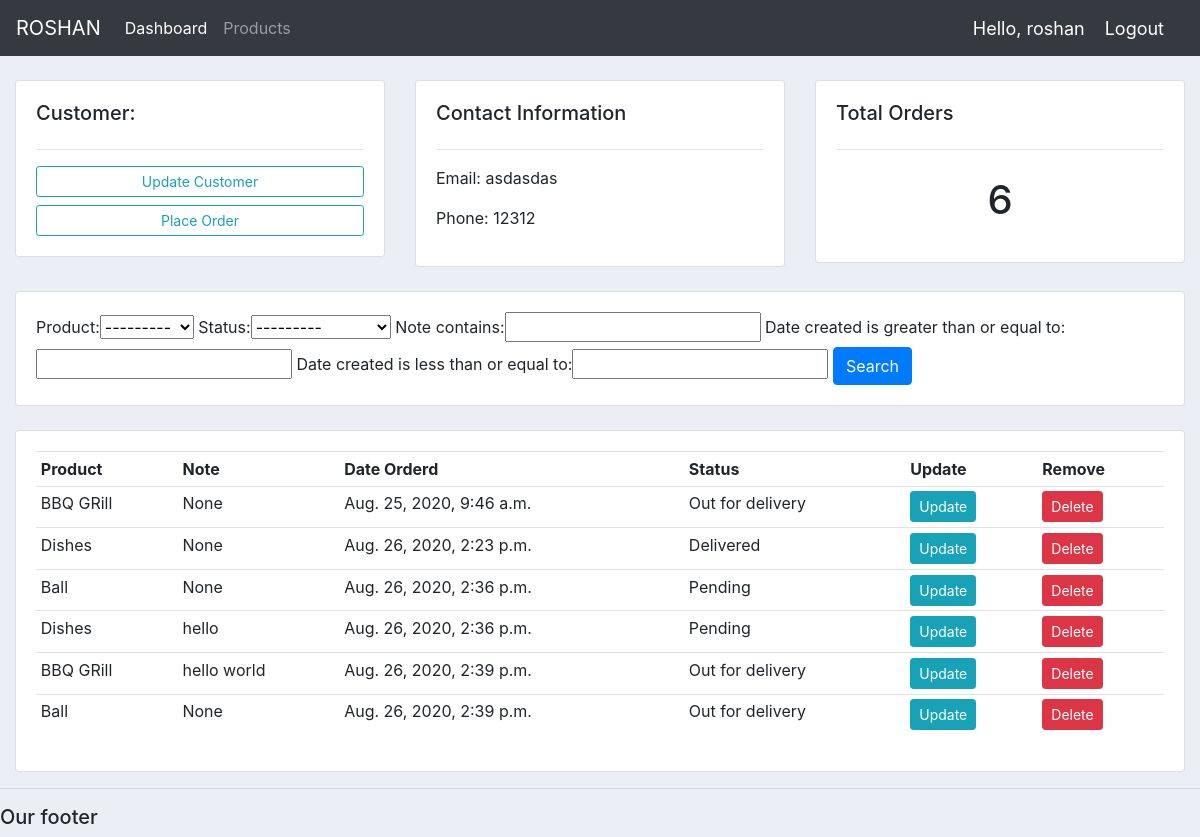
Screenshot of /customers/1/ (signed in) with the database file from the repository.
### accounts/models.py (models this page shows, shortened)
class Customers(models.Model):
    user = models.OneToOneField(User, null=True, blank=True, on_delete=models.CASCADE)
    name = models.CharField(max_length=200, null=True)
    phone = models.CharField(max_length=200, null=True)
    email = models.CharField(max_length=200, null=True)
    profile_pic = models.ImageField(default='profile_pic.jpg', null=True, blank=True)
    date_created = models.DateTimeField(auto_now_add=True, null=True)

class Order(models.Model):
    STATUS = (
        ('Pending', 'Pending'),
        ('Out for delivery', 'Out for delivery'),
        ('Delivered', 'Delivered'),
    )
    customer = models.ForeignKey(Customers, null=True, on_delete=models.SET_NULL)
    product = models.ForeignKey(Product, null=True, on_delete=models.SET_NULL)
    date_created = models.DateTimeField(auto_now_add=True, null=True)
    status = models.CharField(max_length=200, null=True, choices=STATUS)
    note = models.CharField(max_length=1000, null=True)

class Product(models.Model):
    CATEGORY = (
        ('Indoor', 'Indoor'),
        ('Outdoor', 'Outdoor',)
    )
    name = models.CharField(max_length=200, null=True)
    price = models.FloatField(null=True)
    category = models.CharField(max_length=200, null=True, choices=CATEGORY)
    description = models.CharField(max_length=200, null=True, blank=True)
    date_created = models.DateTimeField(auto_now_add=True, null=True)
    tags = models.ManyToManyField(Tag)
    def __str__(self):
        return self.name

### accounts/decorators.py (the view)
        def wrapper_func(request, *args, **kwargs):
            group = None
            if request.user.groups.exists():
                group = request.user.groups.all()[0].name
            if group in allowed_roles:
                return view_func(request, *args, **kwargs)
            else:
                return HttpResponse('You are not authorised to view this page.')

### accounts/views.py (called while the page is built)
@login_required(login_url='login')
@allowed_users(allowed_roles=['admin'])
def customers(request, pk):
    customers = Customers.objects.get(id=pk)
    orders = customers.order_set.all()
    order_count = orders.count()
    myFilter = OrderFilter(request.GET, queryset=orders)
    orders = myFilter.qs
    context = {'customers': customers, 'orders':orders, 'order_count':order_count, 'myFilter':myFilter}
    return render(request, 'customers.html', context)

### accounts/templates/customers.html
{%  extends 'main.html' %}
{% block content %}
   	<br>
<div class="row">
	<div class="col-md">
		<div class="card card-body">
			<h5>Customer:</h5>
			<hr>
			<a class="btn btn-outline-info  btn-sm btn-block" href="">Update Customer</a>
			<a class="btn btn-outline-info  btn-sm btn-block" href="{%url 'create_order' customers.id %}">Place Order</a>
		</div>
	</div>
	<div class="col-md">
		<div class="card card-body">
			<h5>Contact Information</h5>
			<hr>
			<p>Email: {{customers.email}}</p>
			<p>Phone: {{customers.phone}}</p>
		</div>
	</div>
	<div class="col-md">
		<div class="card card-body">
			<h5>Total Orders</h5>
			<hr>
			<h1 style="text-align: center;padding: 10px">{{order_count}}</h1>
		</div>
	</div>
</div>
<br>
<div class="row">
	<div class="col">
		<div class="card card-body">
			<form method="get">
				{{myFilter.form}}
		    <button class="btn btn-primary" type="submit">Search</button>
		  </form>
		</div>
	</div>
</div>
<br>
<div class="row">
	<div class="col-md">
		<div class="card card-body">
			<table class="table table-sm">
				<tr>
					<th>Product</th>
					<th>Note</th>
					<th>Date Orderd</th>
					<th>Status</th>
					<th>Update</th>
					<th>Remove</th>
				</tr>
				{% for order in orders %}
				<tr>
						<td>{{order.product}}</td>
						<td>{{order.note}}</td>
						<td>{{order.date_created}}</td>
						<td>{{order.status}}</td>
						<td><a class="btn btn-sm btn-info" href="{% url 'update_order' order.id %}">Update</a></td>
						<td><a class="btn btn-sm btn-danger" href="{% url 'delete_order' order.id %}">Delete</a></td>
				</tr>
				{% endfor %}
			</table>
		</div>
	</div>
</div>
{% endblock  %}

### accounts/templates/navbar.html (shortened to what this page needs)
{% load static %}
<nav class="navbar navbar-expand-lg navbar-dark bg-dark">
  <a class="navbar-brand" href="#">ROSHAN</a>
  <div class="collapse navbar-collapse" id="navbarNav">
    <ul class="navbar-nav">
    {% if request.user.is_staff %}
      <li class="nav-item active">
        <a class="nav-link" href="{% url 'home' %}">Dashboard </a>
      </li>
      <li class="nav-item">
        <a class="nav-link" href="{% url 'products' %}">Products</a>
      </li>
    {% else %}
      <li class="nav-item">
        <a class="nav-link" href="{% url 'accounts' %}">Settings</a>
      </li>
     {% endif %}
    </ul>
  </div>
<span class="hello-msg"> Hello, {{request.user}}</span>
<span> <a class="hello-msg" href={% url 'logout' %} >Logout</a> </span>
</nav>

### static/css/main.css (style rules this page uses)
body { background-color: #ebeff5; }

### accounts/templates/navbar.html (style rules this page uses)
.hello-msg { font-size: 18px; color:#fff; margin-right: 20px; }

### rows the page displays
Customers: email "asdasdas", phone "12312"
Order: product "BBQ GRill", note "None", date_created "Aug. 25, 2020, 9:46 a.m.", status "Out for delivery"
Order: product "Dishes", note "None", date_created "Aug. 26, 2020, 2:23 p.m.", status "Delivered"
Order: product "Ball", note "None", date_created "Aug. 26, 2020, 2:36 p.m.", status "Pending"
Order: product "Dishes", note "hello", date_created "Aug. 26, 2020, 2:36 p.m.", status "Pending"
Order: product "BBQ GRill", note "hello world", date_created "Aug. 26, 2020, 2:39 p.m.", status "Out for delivery"
Order: product "Ball", note "None", date_created "Aug. 26, 2020, 2:39 p.m.", status "Out for delivery"

### other values shown
{{ request.user }} "roshan"
{{ order_count }} "6"
